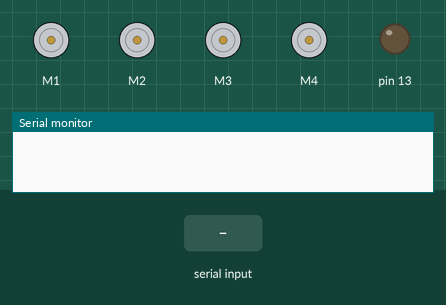
The sketch below on a simulated Arduino Uno, built with avr-gcc and run on an emulated ATmega328P. Parts: 4 × DC motor (green arrow = forward, orange = backward, longer = faster), output pins drawn as LEDs (lit = HIGH), the last lines printed to the serial monitor. The test bench sets the inputs (shaded band).

Above: at 1.2 s.
1.3 s: "I" received over the second serial link
At 2.5 s:
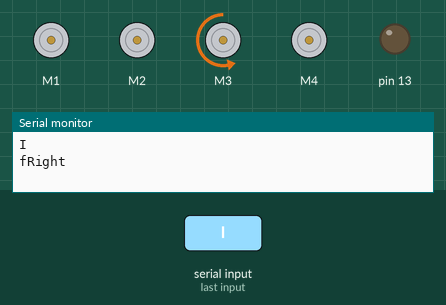
2.8 s: "H" received over the second serial link
At 3.8 s:
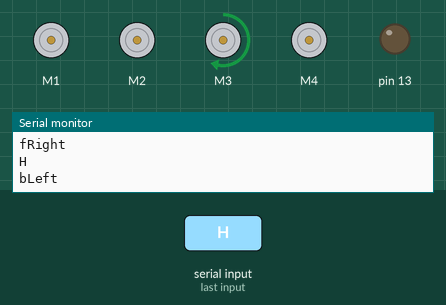
4.3 s: "W" received over the second serial link
At 5.0 s:
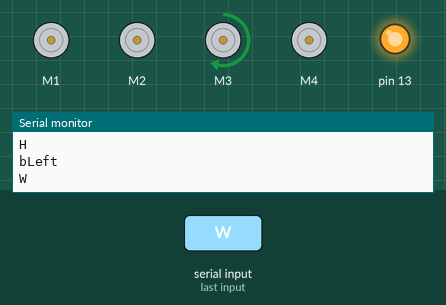
5.8 s: "J" received over the second serial link
At 6.1 s:
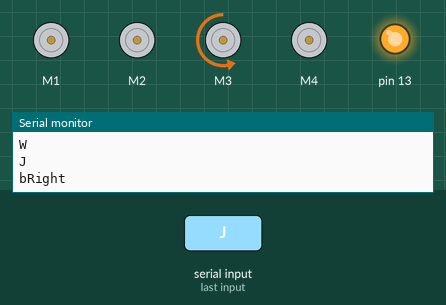
7.3 s: "S" received over the second serial link
At 8.4 s:
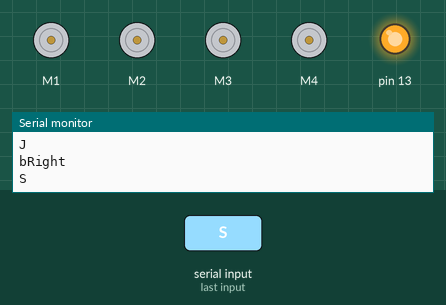
8.8 s: "F90\n" received over the second serial link
Timing chart, 0 to 11.3 s (numbered marks = the images above; inputs shaded):
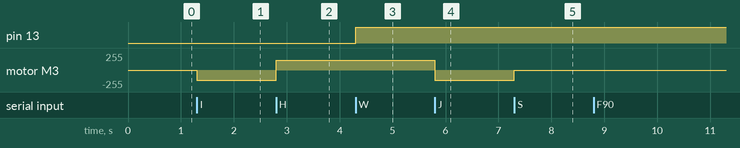

The sketch:

MyCar.ino
```cpp
// (licence header left out)
#include <AFMotor.h>
#include <SoftwareSerial.h>

AF_DCMotor motorM1(1);  //Задний мост
AF_DCMotor motorM2(2);
AF_DCMotor motorM3(3);  //Руль
AF_DCMotor motorM4(4);  //передние фары
SoftwareSerial BTSerial(A0, A1); // RX, TX

char btCmd = 'S';           // Переменнвя для комманд BT
char prevbtCmd = 'A';
int vpsdM1 = 0;           //Память скорости M1
int vpsdM2 = 150;         //Яркость аврийного сигнала
int vpsdM3 = 150;

void setup() {
  Serial.begin(9600);              // set up Serial library at 9600 bps
  BTSerial.begin(9600);

  motorM1.setSpeed(100);   //speed- Valid values for 'speed' are between 0 and 255 with 0 being off and 255 as full throttle.
  motorM1.run(RELEASE);

  motorM2.setSpeed(vpsdM2);
  motorM2.run(RELEASE);

  motorM3.setSpeed(vpsdM3);
  motorM3.run(RELEASE);

  motorM4.setSpeed(100);
  motorM4.run(RELEASE);
  pinMode(13, OUTPUT);
}

void loop() {
  uint8_t i;
  if (BTSerial.available())
  {
    char prevbtCmd = btCmd;
    btCmd = BTSerial.read();
    Serial.println(btCmd);
 //   if (btCmd != prevbtCmd)
//    {
      switch (btCmd)
      {
        case 'F':                    //Вперед
          motorM1.setSpeed(vpsdM1);
          motorM1.run(FORWARD);
          break;
        case 'B':                    //Вперед
          motorM1.setSpeed(vpsdM1);
          motorM1.run(BACKWARD);
          break;
        case 'L':
          motorM3.setSpeed(vpsdM3);
          motorM3.run(BACKWARD);
          break;
        case 'R':
          motorM3.setSpeed(vpsdM3);
          motorM3.run(FORWARD);
          break;
        case 'G':
          fLeft(vpsdM1);
          break;
        case 'I':
          fRight(vpsdM1);
          break;
        case 'H':
          bLeft(vpsdM1);
          break;
        case 'J':
          bRight(vpsdM1);
          break;
        case 'S':
          MotorsStop();
          break;

        case 'W': //Свет передних фар
          digitalWrite(13, HIGH);
          //motorM4.run(FORWARD);
          break;
        case 'w':
           digitalWrite(13, LOW);
          //motorM4.run(RELEASE);
          break;
        case 'X': //Свет задних фар
          motorM2.run(FORWARD);
          break;
        case 'x':
          motorM2.run(RELEASE);
          break;
        default:  //Get velocity
          if (btCmd == 'q') {
            vpsdM1 = 255;  //Full velocity
            motorM1.setSpeed(vpsdM1);
          } else {
            if (( btCmd >= 48) && (btCmd <= 57))
            {
              //Subtracting 48 changes the range from 48-57 to 0-9.
              //Multiplying by 25 changes the range from 0-9 to 0-225.
              vpsdM1 = (btCmd - 48) * 25;
              motorM1.setSpeed(vpsdM1);
            }
          }
      }
//    }
  }
}


// Прямо влево
void fLeft(int vpsdM1) {
  Serial.println("fLeft");
  motorM1.setSpeed(vpsdM1);
  motorM1.run(FORWARD);
  motorM3.run(FORWARD);
}

// Прямо вправо
void fRight(int vpsdM1) {
  Serial.println("fRight");
  motorM1.setSpeed(vpsdM1);
  motorM1.run(FORWARD);
  motorM3.run(BACKWARD);
}

// Назад влево
void bLeft(int vpsdM1) {
  Serial.println("bLeft");
  motorM1.setSpeed(vpsdM1);
  motorM1.run(BACKWARD);
  motorM3.run(FORWARD);
}

// Назад направо
void bRight(int vpsdM1) {
  Serial.println("bRight");
  motorM1.setSpeed(vpsdM1);
  motorM1.run(BACKWARD);
  motorM3.run(BACKWARD);
}

//Остановка моторов
void MotorsStop() {
  motorM1.run(RELEASE);
  motorM3.run(RELEASE);
}
```

Measured:
- after the input at 1.3 s, motor M3: stopped → backward 150/255 at once
- after the input at 2.8 s, motor M3: backward 150/255 → forward 150/255 at once
- after the input at 4.3 s, pin 13: LOW → HIGH at once
- after the input at 5.8 s, motor M3: forward 150/255 → backward 150/255 at once
- after the input at 7.3 s, motor M3: backward 150/255 → stopped at once
